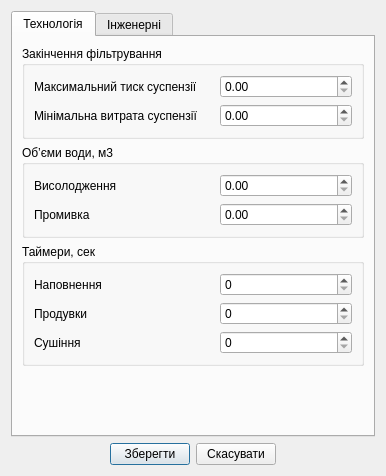
<?xml version="1.0" encoding="UTF-8"?>
<ui version="4.0">
 <class>dlgKfParam</class>
 <widget class="QDialog" name="dlgKfParam">
  <property name="geometry">
   <rect>
    <x>0</x>
    <y>0</y>
    <width>386</width>
    <height>461</height>
   </rect>
  </property>
  <property name="windowTitle">
   <string>Dialog</string>
  </property>
  <layout class="QGridLayout" name="gridLayout_7">
   <item row="0" column="0" colspan="4">
    <widget class="QTabWidget" name="tabWidget">
     <property name="currentIndex">
      <number>0</number>
     </property>
     <widget class="QWidget" name="tab_1">
      <attribute name="title">
       <string>Технологія</string>
      </attribute>
      <layout class="QVBoxLayout" name="verticalLayout">
       <item>
        <widget class="QGroupBox" name="groupBox">
         <property name="title">
          <string>Закінчення фільтрування</string>
         </property>
         <layout class="QGridLayout" name="gridLayout">
          <item row="0" column="0">
           <widget class="QLabel" name="label">
            <property name="minimumSize">
             <size>
              <width>180</width>
              <height>0</height>
             </size>
            </property>
            <property name="text">
             <string>Максимальний тиск суспензії</string>
            </property>
           </widget>
          </item>
          <item row="0" column="1">
           <widget class="QDoubleSpinBox" name="sb_Psusp_zd">
            <property name="maximum">
             <double>1000.000000000000000</double>
            </property>
           </widget>
          </item>
          <item row="1" column="0">
           <widget class="QLabel" name="label_2">
            <property name="text">
             <string>Мінімальна витрата суспензії</string>
            </property>
           </widget>
          </item>
          <item row="1" column="1">
           <widget class="QDoubleSpinBox" name="sb_Gsusp_zd">
            <property name="maximum">
             <double>200.000000000000000</double>
            </property>
           </widget>
          </item>
         </layout>
        </widget>
       </item>
       <item>
        <widget class="QGroupBox" name="groupBox_2">
         <property name="title">
          <string>Об’єми води, м3</string>
         </property>
         <layout class="QGridLayout" name="gridLayout_2">
          <item row="0" column="0">
           <widget class="QLabel" name="label_3">
            <property name="minimumSize">
             <size>
              <width>180</width>
              <height>0</height>
             </size>
            </property>
            <property name="text">
             <string>Висолодження</string>
            </property>
           </widget>
          </item>
          <item row="0" column="1">
           <widget class="QDoubleSpinBox" name="sb_Qvs_zd">
            <property name="maximum">
             <double>200.000000000000000</double>
            </property>
           </widget>
          </item>
          <item row="1" column="0">
           <widget class="QLabel" name="label_4">
            <property name="text">
             <string>Промивка</string>
            </property>
           </widget>
          </item>
          <item row="1" column="1">
           <widget class="QDoubleSpinBox" name="sb_Qvw_zd">
            <property name="maximum">
             <double>200.000000000000000</double>
            </property>
           </widget>
          </item>
         </layout>
        </widget>
       </item>
       <item>
        <widget class="QGroupBox" name="groupBox_3">
         <property name="title">
          <string>Таймери, сек</string>
         </property>
         <layout class="QGridLayout" name="gridLayout_3">
          <item row="0" column="0">
           <widget class="QLabel" name="label_5">
            <property name="minimumSize">
             <size>
              <width>180</width>
              <height>0</height>
             </size>
            </property>
            <property name="text">
             <string>Наповнення</string>
            </property>
           </widget>
          </item>
          <item row="1" column="0">
           <widget class="QLabel" name="label_6">
            <property name="text">
             <string>Продувки</string>
            </property>
           </widget>
          </item>
          <item row="2" column="0">
           <widget class="QLabel" name="label_8">
            <property name="text">
             <string>Сушіння</string>
            </property>
           </widget>
          </item>
          <item row="1" column="1">
           <widget class="QSpinBox" name="sb_Tp_zd">
            <property name="maximum">
             <number>3600</number>
            </property>
           </widget>
          </item>
          <item row="0" column="1">
           <widget class="QSpinBox" name="sb_Tnp_zd">
            <property name="maximum">
             <number>3600</number>
            </property>
           </widget>
          </item>
          <item row="2" column="1">
           <widget class="QSpinBox" name="sb_Tf_zd">
            <property name="maximum">
             <number>3600</number>
            </property>
           </widget>
          </item>
         </layout>
        </widget>
       </item>
       <item>
        <spacer name="verticalSpacer">
         <property name="orientation">
          <enum>Qt::Vertical</enum>
         </property>
         <property name="sizeHint" stdset="0">
          <size>
           <width>20</width>
           <height>40</height>
          </size>
         </property>
        </spacer>
       </item>
      </layout>
     </widget>
     <widget class="QWidget" name="tab_2">
      <attribute name="title">
       <string>Інженерні</string>
      </attribute>
      <layout class="QVBoxLayout" name="verticalLayout_2">
       <item>
        <widget class="QGroupBox" name="groupBox_4">
         <property name="title">
          <string>Таймер, сек</string>
         </property>
         <layout class="QGridLayout" name="gridLayout_4">
          <item row="1" column="0">
           <widget class="QLabel" name="label_7">
            <property name="text">
             <string>Скид тиску</string>
            </property>
           </widget>
          </item>
          <item row="1" column="1">
           <widget class="QSpinBox" name="sb_Tb_zd">
            <property name="maximum">
             <number>200</number>
            </property>
           </widget>
          </item>
          <item row="2" column="0">
           <widget class="QLabel" name="label_9">
            <property name="text">
             <string>Робота маслонасосу</string>
            </property>
           </widget>
          </item>
          <item row="3" column="0">
           <widget class="QLabel" name="label_10">
            <property name="text">
             <string>Аварія клапанів</string>
            </property>
           </widget>
          </item>
          <item row="3" column="1">
           <widget class="QSpinBox" name="sb_Ta_zd">
            <property name="maximum">
             <number>60</number>
            </property>
           </widget>
          </item>
          <item row="4" column="0">
           <widget class="QLabel" name="label_11">
            <property name="text">
             <string>Переміщення рамок</string>
            </property>
           </widget>
          </item>
          <item row="4" column="1">
           <widget class="QSpinBox" name="sb_Tbw_zd">
            <property name="maximum">
             <number>10</number>
            </property>
           </widget>
          </item>
          <item row="5" column="0">
           <widget class="QLabel" name="label_12">
            <property name="text">
             <string>Авар. час роботи маслонасосу</string>
            </property>
           </widget>
          </item>
          <item row="5" column="1">
           <widget class="QSpinBox" name="sb_Tpo_zd"/>
          </item>
          <item row="6" column="0">
           <widget class="QLabel" name="label_13">
            <property name="text">
             <string>Затримка вимикання транспортера</string>
            </property>
           </widget>
          </item>
          <item row="6" column="1">
           <widget class="QSpinBox" name="sb_Ttoff_zd">
            <property name="maximum">
             <number>3600</number>
            </property>
           </widget>
          </item>
          <item row="2" column="1">
           <widget class="QDoubleSpinBox" name="sb_Trp_zd">
            <property name="maximum">
             <double>30.000000000000000</double>
            </property>
           </widget>
          </item>
         </layout>
        </widget>
       </item>
       <item>
        <widget class="QGroupBox" name="groupBox_5">
         <property name="title">
          <string>Демпфери</string>
         </property>
         <layout class="QGridLayout" name="gridLayout_5">
          <item row="0" column="0">
           <widget class="QLabel" name="label_14">
            <property name="text">
             <string>Тиск суспензії</string>
            </property>
           </widget>
          </item>
          <item row="0" column="1">
           <widget class="QSpinBox" name="sb_kf_Psusp">
            <property name="minimum">
             <number>1</number>
            </property>
            <property name="maximum">
             <number>100</number>
            </property>
           </widget>
          </item>
          <item row="1" column="0">
           <widget class="QLabel" name="label_15">
            <property name="text">
             <string>Тиск масла</string>
            </property>
           </widget>
          </item>
          <item row="1" column="1">
           <widget class="QSpinBox" name="sb_kf_Poil">
            <property name="minimum">
             <number>1</number>
            </property>
            <property name="maximum">
             <number>100</number>
            </property>
           </widget>
          </item>
         </layout>
        </widget>
       </item>
       <item>
        <widget class="QGroupBox" name="groupBox_6">
         <property name="title">
          <string>Розрахункові таймери</string>
         </property>
         <layout class="QGridLayout" name="gridLayout_6">
          <item row="0" column="0">
           <widget class="QLabel" name="label_16">
            <property name="text">
             <string>Умовна витрата води</string>
            </property>
           </widget>
          </item>
          <item row="0" column="1">
           <widget class="QDoubleSpinBox" name="sb_k_Qv">
            <property name="maximum">
             <double>100.000000000000000</double>
            </property>
           </widget>
          </item>
         </layout>
        </widget>
       </item>
       <item>
        <spacer name="verticalSpacer_3">
         <property name="orientation">
          <enum>Qt::Vertical</enum>
         </property>
         <property name="sizeHint" stdset="0">
          <size>
           <width>268</width>
           <height>52</height>
          </size>
         </property>
        </spacer>
       </item>
      </layout>
     </widget>
    </widget>
   </item>
   <item row="1" column="0">
    <spacer name="horizontalSpacer">
     <property name="orientation">
      <enum>Qt::Horizontal</enum>
     </property>
     <property name="sizeHint" stdset="0">
      <size>
       <width>89</width>
       <height>20</height>
      </size>
     </property>
    </spacer>
   </item>
   <item row="1" column="1">
    <widget class="QPushButton" name="bnExit">
     <property name="text">
      <string>Зберегти</string>
     </property>
    </widget>
   </item>
   <item row="1" column="2">
    <widget class="QPushButton" name="bnCancel">
     <property name="text">
      <string>Скасувати</string>
     </property>
    </widget>
   </item>
   <item row="1" column="3">
    <spacer name="horizontalSpacer_2">
     <property name="orientation">
      <enum>Qt::Horizontal</enum>
     </property>
     <property name="sizeHint" stdset="0">
      <size>
       <width>40</width>
       <height>20</height>
      </size>
     </property>
    </spacer>
   </item>
  </layout>
 </widget>
 <resources/>
 <connections>
  <connection>
   <sender>bnCancel</sender>
   <signal>clicked()</signal>
   <receiver>dlgKfParam</receiver>
   <slot>reject()</slot>
   <hints>
    <hint type="sourcelabel">
     <x>238</x>
     <y>431</y>
    </hint>
    <hint type="destinationlabel">
     <x>192</x>
     <y>223</y>
    </hint>
   </hints>
  </connection>
 </connections>
</ui>
